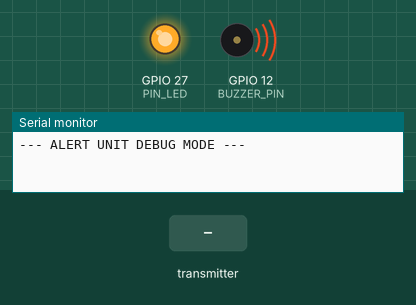
A sketch run on a simulated ESP32. Parts: output pins drawn as LEDs (lit = HIGH), buzzer (waves = sounding), the last lines printed to the serial monitor. Dashed ring = blinking. The inputs (shaded band) are chosen by the test bench.

Above: at 2.1 s.
At 3.4 s:
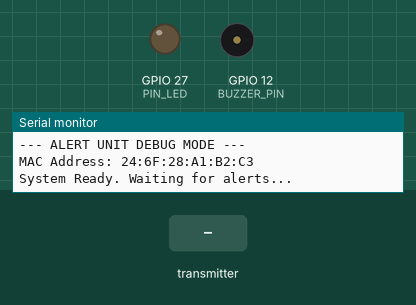
3.5 s: the transmitter starts sending eventType = 0
At 3.7 s:
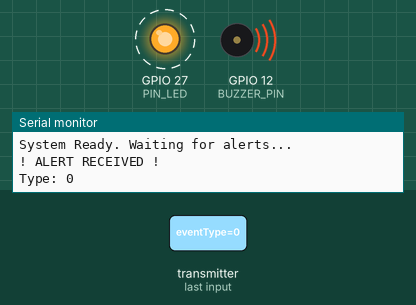
Timing chart, 0 to 12.5 s (numbered marks = the images above; inputs shaded):
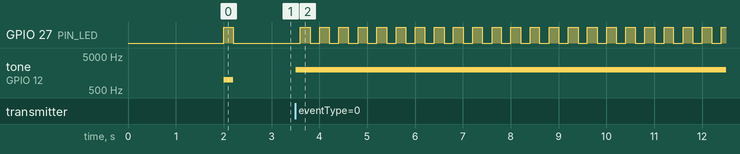

Measured:
- after the input at 3.5 s, GPIO 27 (PIN_LED): alternates HIGH for 0.20 s and LOW for 0.20 s, starting after 0.10 s; tone on GPIO 12 (BUZZER_PIN): silent → 2000 Hz at once

The sketch:

alert_no_oled.ino
```cpp
/*
 * ALERT UNIT - BASIC (No OLED)
 * Debugging Version: LED + Buzzer Only
 * * HARDWARE CHANGE:
 * Move Buzzer from Pin 12 -> Pin 25 (Pin 12 causes boot failures!)
 */

#include <esp_now.h>
#include <WiFi.h>

// ===== HARDWARE PINS =====
#define PIN_LED 27      // Red LED
#define BUZZER_PIN 12   // CHANGED from 12 to 25 to prevent boot loops!

// ===== MESSAGE STRUCTURE =====
// Must match Sensor Unit exactly
typedef struct {
  char eventType[20];
  float pitch;
  float roll;
  float accelMagnitude;
  unsigned long timestamp;
} AlertMessage;

AlertMessage incomingAlert;

// ===== STATE VARIABLES =====
volatile bool newAlertReceived = false; // Flag to trigger loop
unsigned long alertStartTime = 0;
bool alertActive = false;
#define ALERT_DURATION_MS 3000

// ===== ESP-NOW CALLBACK (Keep this minimal!) =====
void OnDataRecv(const uint8_t *mac, const uint8_t *incomingData, int len) {
  // 1. Copy data
  memcpy(&incomingAlert, incomingData, sizeof(incomingAlert));
  // 2. Set flag
  newAlertReceived = true;
}

// Wrapper for Arduino Core 3.x
void OnDataRecvWrapper(const esp_now_recv_info *info, const uint8_t *incomingData, int len) {
  OnDataRecv(info->src_addr, incomingData, len);
}

// ===== SETUP =====
void setup() {
  // Initialize Serial for debugging
  Serial.begin(115200);
  delay(2000); // Give time to open Serial Monitor
  Serial.println("\n--- ALERT UNIT DEBUG MODE ---");

  // Initialize Pins
  pinMode(BUZZER_PIN, OUTPUT);
  pinMode(PIN_LED, OUTPUT);

  // Test Hardware on Boot (1 short beep)
  digitalWrite(PIN_LED, HIGH);
  tone(BUZZER_PIN, 1000, 200);
  delay(200);
  digitalWrite(PIN_LED, LOW);

  // Initialize WiFi
  WiFi.mode(WIFI_STA);
  Serial.print("MAC Address: ");
  Serial.println(WiFi.macAddress());

  // Initialize ESP-NOW
  if (esp_now_init() != ESP_OK) {
    Serial.println("Error initializing ESP-NOW");
    return;
  }

  // Register Callback
  esp_now_register_recv_cb(OnDataRecvWrapper);

  Serial.println("System Ready. Waiting for alerts...");
}

// ===== MAIN LOOP =====
void loop() {
  // 1. Check if flag was set by callback
  if (newAlertReceived) {
    newAlertReceived = false; // Reset flag

    Serial.println("\n! ALERT RECEIVED !");
    Serial.print("Type: ");
    Serial.println(incomingAlert.eventType);

    // Start Alert Logic
    alertActive = true;
    alertStartTime = millis();
    digitalWrite(PIN_LED, HIGH);
    tone(BUZZER_PIN, 2000); // Start Sound
  }

  // 2. Handle Alert Duration
  if (alertActive) {
    // Stop alert after 3 seconds
    if (millis() - alertStartTime > ALERT_DURATION_MS) {
      digitalWrite(PIN_LED, LOW);
      noTone(BUZZER_PIN);
      alertActive = false;
      Serial.println("Alert Ended.");
    }

    // Optional: Blink LED while active
    if ((millis() / 200) % 2 == 0) {
      digitalWrite(PIN_LED, HIGH);
    } else {
      digitalWrite(PIN_LED, LOW);
    }
  }

  // Small delay to prevent watchdog crashes
  delay(10);
}
```
